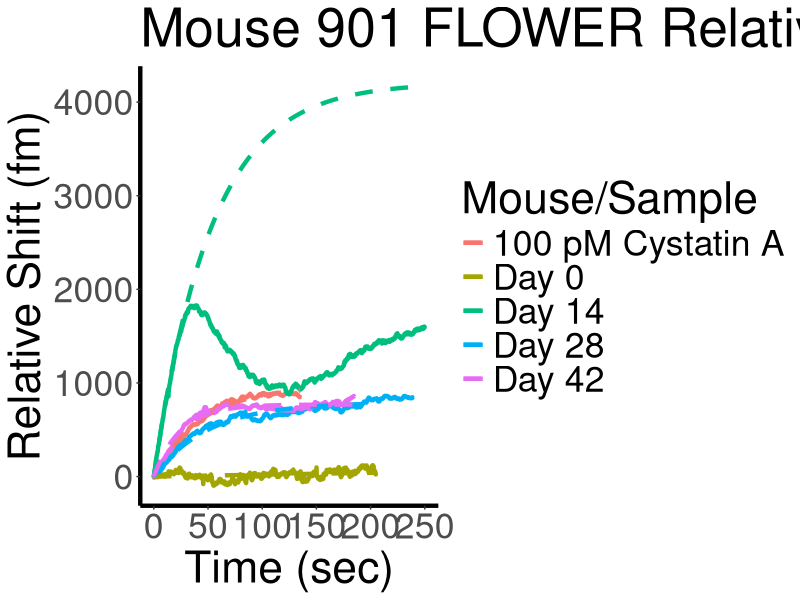
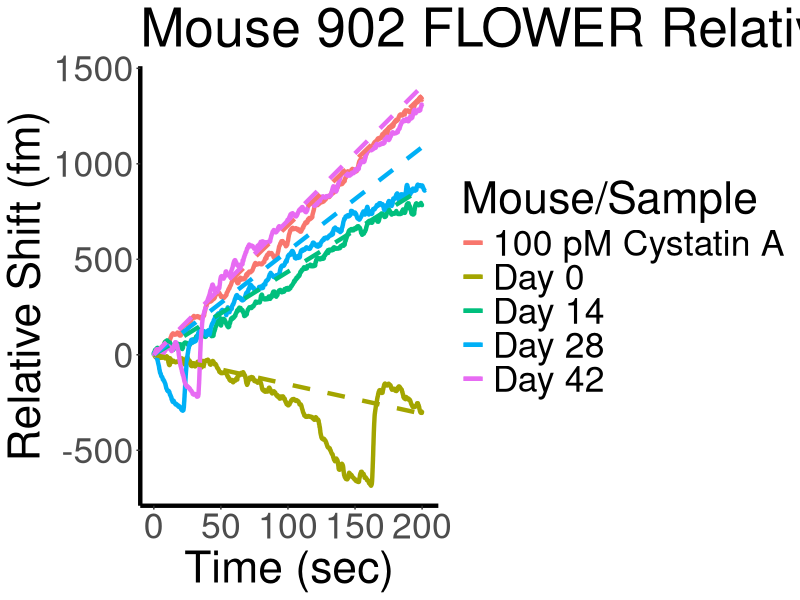
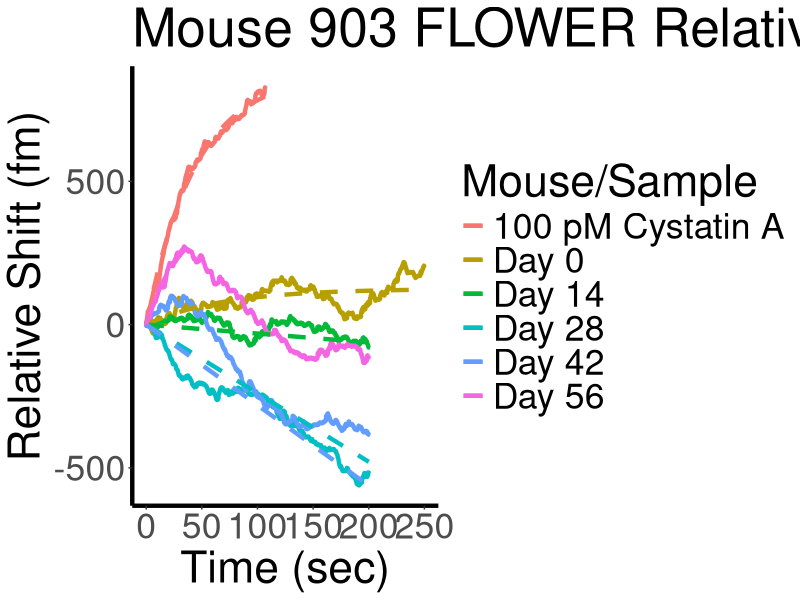
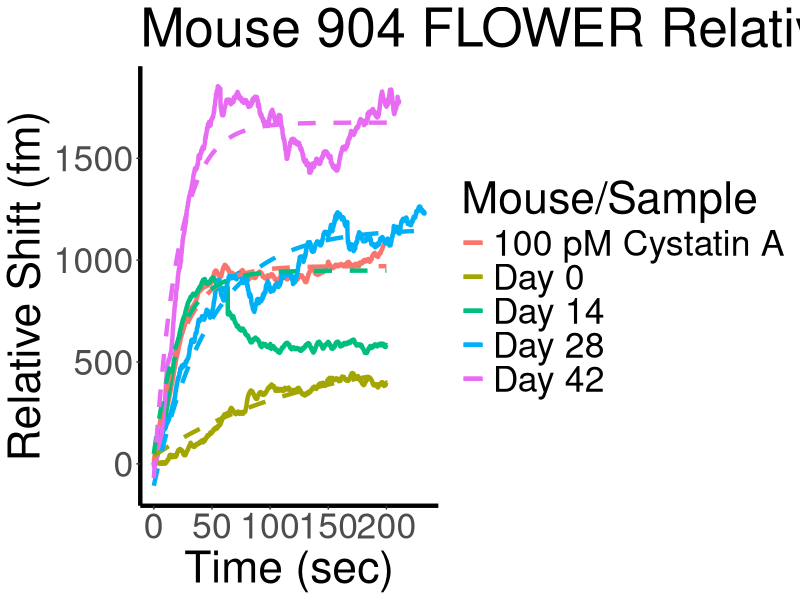
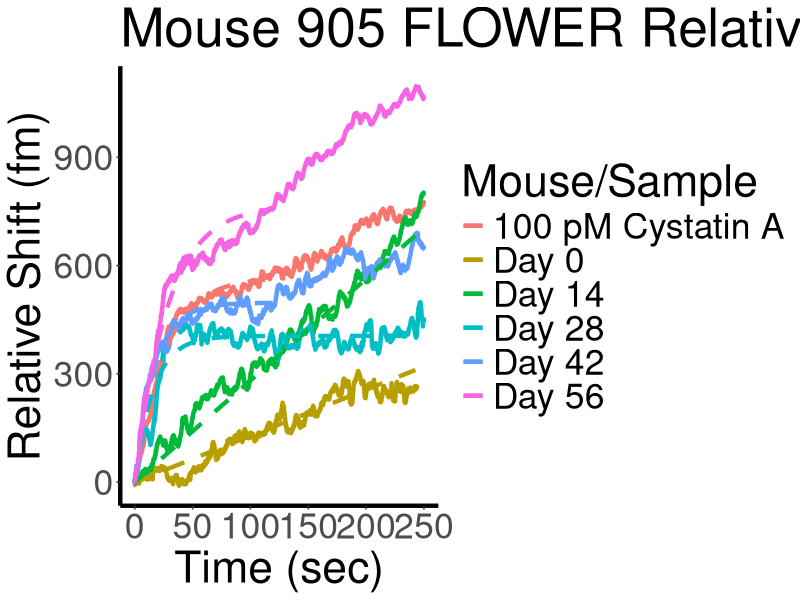

The R source for these figures, in order:
library(stringr)
library(ggplot2)
library(RColorBrewer)

m901 <- read.csv('M901_updated.csv')
colnames(m901)[1] <- 'time'
m901$sample <- str_replace(m901$sample, '100pM', '100 pM Cystatin A')
m901$sample <- str_replace(m901$sample, 'day0', 'Day 0')
m901$sample <- str_replace(m901$sample, 'day14', 'Day 14')
m901$sample <- str_replace(m901$sample, 'day28', 'Day 28')
m901$sample <- str_replace(m901$sample, 'day42', 'Day 42')

m902 <- read.csv('M902_updated.csv')
colnames(m902)[1] <- 'time'
m902$sample <- str_replace(m902$sample, '100pM', '100 pM Cystatin A')
m902$sample <- str_replace(m902$sample, 'day0', 'Day 0')
m902$sample <- str_replace(m902$sample, 'day14', 'Day 14')
m902$sample <- str_replace(m902$sample, 'day28', 'Day 28')
m902$sample <- str_replace(m902$sample, 'day42', 'Day 42')

m903 <- read.csv('M903_updated.csv')
colnames(m903)[1] <- 'time'
m903$sample <- str_replace(m903$sample, '100pM', '100 pM Cystatin A')
m903$sample <- str_replace(m903$sample, 'day0', 'Day 0')
m903$sample <- str_replace(m903$sample, 'day14', 'Day 14')
m903$sample <- str_replace(m903$sample, 'day28', 'Day 28')
m903$sample <- str_replace(m903$sample, 'day42', 'Day 42')
m903$sample <- str_replace(m903$sample, 'day56', 'Day 56')

m904 <- read.csv('M904_updated.csv')
colnames(m904)[1] <- 'time'
m904$sample <- str_replace(m904$sample, '100pM', '100 pM Cystatin A')
m904$sample <- str_replace(m904$sample, 'day0', 'Day 0')
m904$sample <- str_replace(m904$sample, 'day14', 'Day 14')
m904$sample <- str_replace(m904$sample, 'day28', 'Day 28')
m904$sample <- str_replace(m904$sample, 'day42', 'Day 42')

m905 <- read.csv('M905_updated.csv')
colnames(m905)[1] <- 'time'
m905$sample <- str_replace(m905$sample, '100pM', '100 pM Cystatin A')
m905$sample <- str_replace(m905$sample, 'day0', 'Day 0')
m905$sample <- str_replace(m905$sample, 'day14', 'Day 14')
m905$sample <- str_replace(m905$sample, 'day28', 'Day 28')
m905$sample <- str_replace(m905$sample, 'day42', 'Day 42')
m905$sample <- str_replace(m905$sample, 'day56', 'Day 56')

svg('Figure_S3A.svg', width=16, height=9)
ggplot(m901, aes(x=time)) +
  geom_line(aes(y=shift, colour=sample), size=1.5) +
  geom_line(aes(y=fitting, colour=sample), size=1.5, linetype='dashed') +
  theme(panel.grid.major=element_blank(),
        panel.grid.minor=element_blank(),
        panel.background=element_blank(),
        axis.line=element_line(colour='black', size=1.5),
        text=element_text(size=32)) +
  labs(title='Mouse 901 FLOWER Relative Shifts Over Time',
       x='Time (sec)',
       y='Relative Shift (fm)',
       colour='Mouse/Sample') +
  scale_fill_brewer(palette='Paired')
dev.off()

svg('Figure_S3B.svg', width=16, height=9)
ggplot(m902, aes(x=time)) +
  geom_line(aes(y=shift, colour=sample), size=1.5) +
  geom_line(aes(y=fitting, colour=sample), size=1.5, linetype='dashed') +
  theme(panel.grid.major=element_blank(),
        panel.grid.minor=element_blank(),
        panel.background=element_blank(),
        axis.line=element_line(colour='black', size=1.5),
        text=element_text(size=32)) +
  labs(title='Mouse 902 FLOWER Relative Shifts Over Time',
       x='Time (sec)',
       y='Relative Shift (fm)',
       colour='Mouse/Sample') +
  scale_fill_brewer(palette='Paired')
dev.off()

svg('Figure_S3C.svg', width=16, height=9)
ggplot(m903, aes(x=time)) +
  geom_line(aes(y=shift, colour=sample), size=1.5) +
  geom_line(aes(y=fitting, colour=sample), size=1.5, linetype='dashed') +
  theme(panel.grid.major=element_blank(),
        panel.grid.minor=element_blank(),
        panel.background=element_blank(),
        axis.line=element_line(colour='black', size=1.5),
        text=element_text(size=32)) +
  labs(title='Mouse 903 FLOWER Relative Shifts Over Time',
       x='Time (sec)',
       y='Relative Shift (fm)',
       colour='Mouse/Sample') +
  scale_fill_brewer(palette='Paired')
dev.off()

svg('Figure_S3D.svg', width=16, height=9)
ggplot(m904, aes(x=time)) +
  geom_line(aes(y=shift, colour=sample), size=1.5) +
  geom_line(aes(y=fitting, colour=sample), size=1.5, linetype='dashed') +
  theme(panel.grid.major=element_blank(),
        panel.grid.minor=element_blank(),
        panel.background=element_blank(),
        axis.line=element_line(colour='black', size=1.5),
        text=element_text(size=32)) +
  labs(title='Mouse 904 FLOWER Relative Shifts Over Time',
       x='Time (sec)',
       y='Relative Shift (fm)',
       colour='Mouse/Sample') +
  scale_fill_brewer(palette='Paired')
dev.off()

svg('Figure_S3E.svg', width=16, height=9)
ggplot(m905, aes(x=time)) +
  geom_line(aes(y=shift, colour=sample), size=1.5) +
  geom_line(aes(y=fitting, colour=sample), size=1.5, linetype='dashed') +
  theme(panel.grid.major=element_blank(),
        panel.grid.minor=element_blank(),
        panel.background=element_blank(),
        axis.line=element_line(colour='black', size=1.5),
        text=element_text(size=32)) +
  labs(title='Mouse 905 FLOWER Relative Shifts Over Time',
       x='Time (sec)',
       y='Relative Shift (fm)',
       colour='Mouse/Sample') +
  scale_fill_brewer(palette='Paired')
dev.off()
